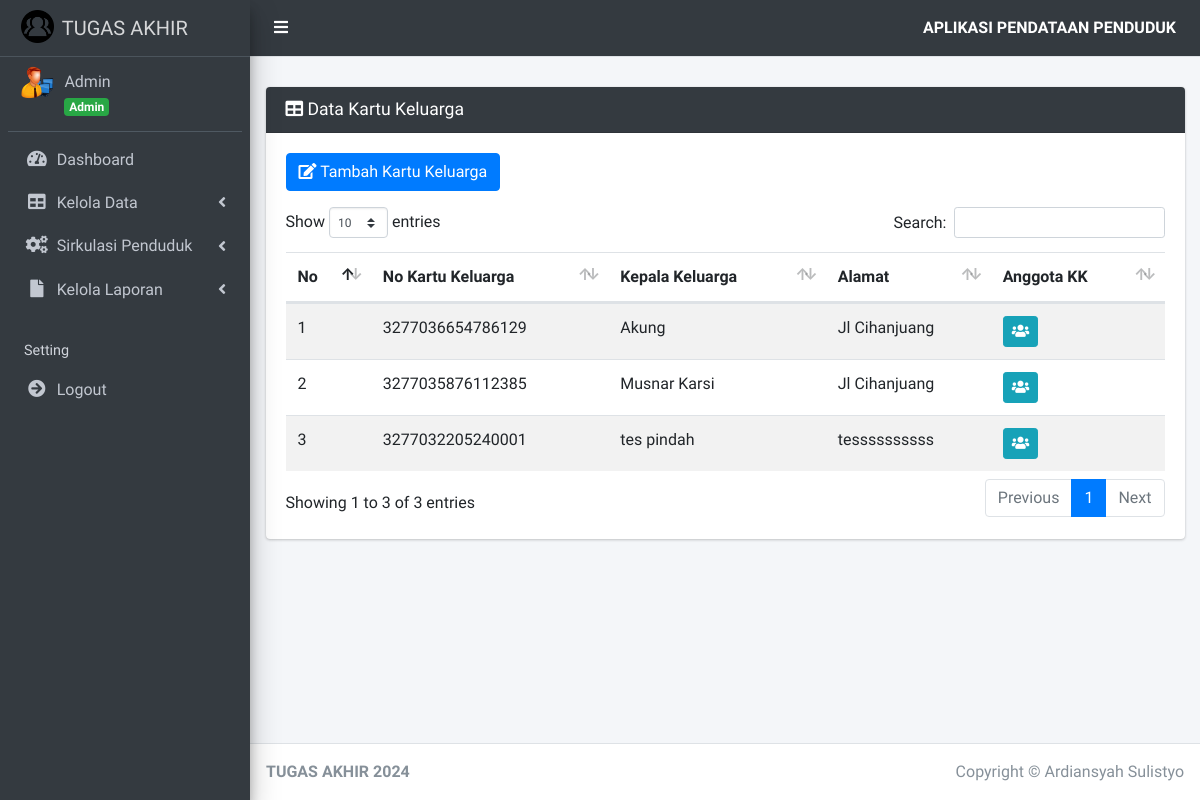
The page /index.php?page=kk (signed in) on the database its author committed.
### tables this page shows
CREATE TABLE `kk` (
  `id_kk` int(11) NOT NULL,
  `no_kk` varchar(16) NOT NULL,
  `id_penduduk` int(11) NOT NULL,
  `k_keluarga` varchar(20) NOT NULL
);

CREATE TABLE `penduduk` (
  `id_penduduk` int(11) NOT NULL,
  `id_user` int(11) NOT NULL,
  `nik_penduduk` varchar(16) NOT NULL,
  `nama_penduduk` varchar(45) NOT NULL,
  `tempat_lahir_penduduk` varchar(30) NOT NULL,
  `tanggal_lahir_penduduk` date NOT NULL,
  `jenis_kelamin_penduduk` enum('Laki-Laki','Perempuan') NOT NULL,
  `alamat_penduduk` text NOT NULL,
  `desa_kelurahan_penduduk` varchar(30) NOT NULL,
  `kecamatan_penduduk` varchar(30) NOT NULL,
  `kabupaten_kota_penduduk` varchar(30) NOT NULL,
  `provinsi_penduduk` varchar(30) NOT NULL,
  `negara_penduduk` varchar(30) NOT NULL,
  `rt_penduduk` varchar(3) NOT NULL,
  `rw_penduduk` varchar(3) NOT NULL,
  `agama_penduduk` enum('Islam','Kristen','Katolik','Hindu','Buddha','Konghucu') NOT NULL,
  `pendidikan_terakhir_penduduk` varchar(20) NOT NULL,
  `pekerjaan_penduduk` varchar(20) NOT NULL,
  `status_perkawinan_penduduk` enum('Kawin','Tidak Kawin','Belum Kawin','Cerai') NOT NULL,
  `status` enum('Ada','Meninggal') NOT NULL,
  `status_keluarga` enum('Sudah Berkeluarga','Belum Berkeluarga','','') NOT NULL
);

### pages/kk/index.php (the view)
<?php
$query = "SELECT * FROM `kk` JOIN `penduduk` ON kk.id_penduduk = penduduk.id_penduduk";
$hasil = mysqli_query($koneksi, $query);
$data_kk = [];
while ($row = mysqli_fetch_assoc($hasil)) $data_kk[] = $row;
?>
<div class="card card-dark">
    <div class="card-header">
        <h3 class="card-title">
            <i class="fa fa-table"></i>
            Data Kartu Keluarga
        </h3>
    </div>
    <div class="card-body">
        <div class="table-responsive">
            <div class="mb-3">
                <a href="?page=tambah_kk" class="btn btn-primary">
                    <i class="fa fa-edit"></i> Tambah Kartu Keluarga
                </a>
            </div>
            <table class="table table-striped table-condensed table-hover" id="example1">
                <thead>
                    <tr>
                        <th>No</th>
                        <th>No Kartu Keluarga</th>
                        <th>Kepala Keluarga</th>
                        <th>Alamat</th>
                        <th>Anggota KK</th>
                    </tr>
                </thead>
                <tbody>
                    <?php $nomor = 1; ?>
                    <?php foreach ($data_kk as $kk) : ?>
                        <tr>
                            <td><?= $nomor++ ?></td>
                            <td><?= $kk['no_kk'] ?></td>
                            <td><?= $kk['k_keluarga'] ?></td>
                            <td><?= $kk['alamat_penduduk'] ?></td>
                            <td>
                                <a href="?page=anggota&id_kk=<?= $kk['id_kk'] ?>" title="Anggota KK" class="btn btn-info btn-sm">
                                    <i class="fa fa-users"></i>
                                </a>
                            </td>
                        </tr>
                    <?php endforeach ?>
                </tbody>
            </table>
        </div>
    </div>
</div>

### rows shown on the page
kk: no_kk "3277036654786129", k_keluarga "Akung", id_penduduk.alamat_penduduk "Jl Cihanjuang"
kk: no_kk "3277035876112385", k_keluarga "Musnar Karsi", id_penduduk.alamat_penduduk "Jl Cihanjuang"
kk: no_kk "3277032205240001", k_keluarga "tes pindah", id_penduduk.alamat_penduduk "tessssssssss"

### other values the page prints
$data_nama "Admin"
$data_level "Admin"
